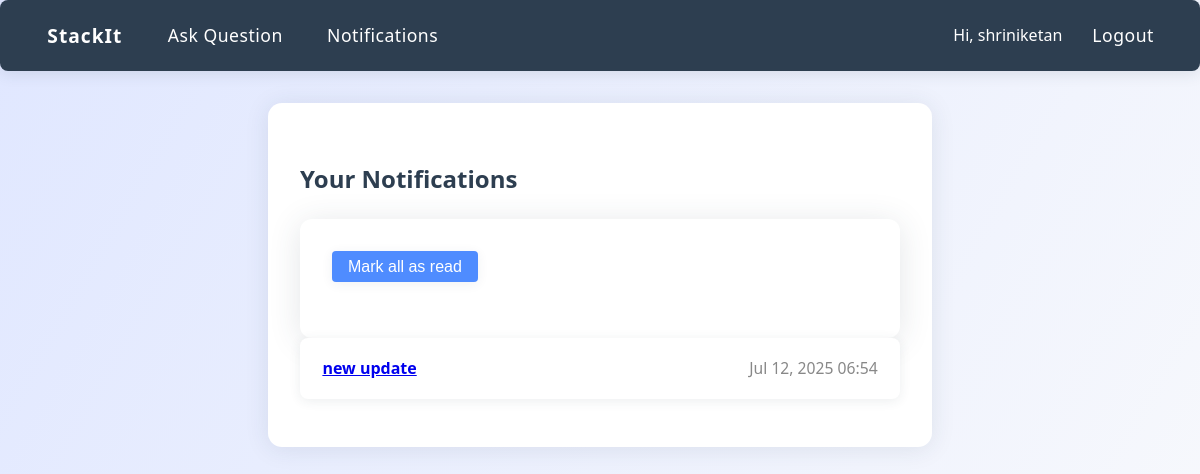
Screenshot of /notifications (signed in) with the database file from the repository.
### app/models.py (models this page shows)
class User(UserMixin, db.Model):
    id = db.Column(db.Integer, primary_key=True)
    username = db.Column(db.String(150), unique=True, nullable=False)
    email = db.Column(db.String(120), unique=True, nullable=False)
    password = db.Column(db.String(200), nullable=False)
    is_banned = db.Column(db.Boolean, default=False)
    bio = db.Column(db.Text, default='')
    avatar_url = db.Column(db.String(255), default='')
    reputation = db.Column(db.Integer, default=0)
    roles = db.relationship('Role', secondary=user_roles, backref=db.backref('users', lazy='dynamic'))
    questions = db.relationship('Question', backref='author', lazy=True)
    answers = db.relationship('Answer', backref='author', lazy=True)
    notifications = db.relationship('Notification', backref='user', lazy=True)

class Notification(db.Model):
    id = db.Column(db.Integer, primary_key=True)
    message = db.Column(db.String(255), nullable=False)
    is_read = db.Column(db.Boolean, default=False)
    user_id = db.Column(db.Integer, db.ForeignKey('user.id'))
    created_at = db.Column(db.DateTime, default=datetime.utcnow)
    type = db.Column(db.String(50))  # e.g., 'answer', 'comment', 'mention'
    url = db.Column(db.String(255))  # link to relevant question/answer
    related_id = db.Column(db.Integer)  # optional: id of related object

### app/routes.py (the view)
@main.route('/notifications')
@login_required
def notifications():
    notifications = Notification.query.filter_by(user_id=current_user.id).order_by(Notification.created_at.desc()).all()
    return render_template('notifications.html', notifications=notifications)

### app/routes.py (called while the page is built)
@login_manager.user_loader
def load_user(user_id):
    return User.query.get(int(user_id))

### templates/notifications.html (shortened to what this page needs)
<!DOCTYPE html>
<html lang="en">
<head>
    <link rel="stylesheet" href="/static/style.css">
</head>
<body style="background: linear-gradient(120deg, #e0e7ff 0%, #f9fafc 100%); min-height: 100vh;">
    <nav style="display: flex; align-items: center; gap: 1em; background: #2d3e50; padding: 1em 2em; border-radius: 8px; margin-bottom: 2em;">
        <a href="/" style="color: #fff; font-weight: bold; font-size: 1.2em; letter-spacing: 1px; text-decoration: none;">StackIt</a>
        <a href="/ask" style="color: #fff; text-decoration: none;">Ask Question</a>
        <a href="/notifications" style="color: #fff; text-decoration: none;">Notifications</a>
        {% if current_user.is_authenticated %}
            <span style="color: #fff;">Hi, {{ current_user.username }}</span>
            <a href="/logout" style="color: #fff; text-decoration: none;">Logout</a>
        {% else %}
            <a href="/login" style="color: #fff; text-decoration: none;">Login</a>
            <a href="/register" style="color: #fff; text-decoration: none;">Register</a>
        {% endif %}
    </nav>
    <div class="notification-list">
        <h2>Your Notifications</h2>
        <form action="/notifications/mark_read" method="post">
            <button type="submit" class="mark-read-btn">Mark all as read</button>
        </form>
        {% if notifications %}
            {% for notif in notifications %}
            <div class="notification-item{% if not notif.is_read %} notification-unread{% endif %}">
                <a href="{{ notif.url }}"><strong>{{ notif.message }}</strong></a>
                <span class="notification-time">{{ notif.created_at.strftime('%b %d, %Y %H:%M') }}</span>
            </div>
            {% endfor %}
        {% else %}
            <div>No notifications yet.</div>
        {% endif %}
    </div>
</body>
</html>

### static/style.css (style rules this page uses)
body { font-family: 'Segoe UI', Arial, sans-serif; margin: 0; background: linear-gradient(120deg, #e0e7ff 0%, #f9fafc 100%); min-height: 100vh; }
nav, .navbar { display: flex; align-items: center; gap: 1em; background: #2d3e50; padding: 1em 2em; border-radius: 12px; margin-bottom: 2em; box-shadow: 0 2px 16px rgba(44,62,80,0.13); }
nav a, .navbar a { color: #fff; font-weight: 500; font-size: 1.1em; letter-spacing: 0.5px; text-decoration: none; padding: 0.3em 0.8em; border-radius: 6px; transition: background 0.18s; }
h1, h2, h3 { color: #2d3e50; font-family: 'Segoe UI', Arial, sans-serif; font-weight: 700; }
h2 { font-size: 1.5em; margin-bottom: 1em; }
li, .card, .question-card, .answer-card, .notification-item { margin-bottom: 0.8em; background: #fff; border-radius: 10px; padding: 1em 1.3em; box-shadow: 0 2px 12px rgba(44,62,80,0.08); transition: box-shadow 0.18s; }
form { margin-top: 1.5em; background: #fff; padding: 2em; border-radius: 12px; box-shadow: 0 4px 32px rgba(44,62,80,0.13); max-width: 600px; }
button, .btn, .ask-btn, .mark-read-btn { background: linear-gradient(90deg, #4f8cff 0%, #2d3e50 100%); color: #fff; border: none; padding: 0.9em 1.7em; border-radius: 7px; cursor: pointer; font-size: 1.1em; font-weight: 600; box-shadow: 0 2px 12px rgba(44,62,80,0.07); transition: background 0.2s, box-shadow 0.2s; }
.notification-item, .notification-unread { background: #eaf6ff; border-left: 4px solid #4f8cff; margin-bottom: 1em; padding: 1.2em 1.4em; display: flex; align-items: center; transition: background 0.18s; }
.notification-item { background: #fff; border-left: none; }
.notification-time { color: #888; font-size: 0.98em; margin-left: auto; }
.mark-read-btn { background: #4f8cff; color: #fff; border: none; border-radius: 6px; padding: 0.4em 1em; cursor: pointer; margin-bottom: 1.5em; font-size: 1em; font-weight: 500; }
.profile-container, .admin-section, .notification-list { background: #fff; border-radius: 14px; box-shadow: 0 2px 24px rgba(44,62,80,0.10); padding: 2.5em 2em 2em 2em; max-width: 900px; margin: 3em auto 2em auto; }

### templates/notifications.html (style rules this page uses)
.notification-list { max-width: 600px; margin: 2em auto; }
.notification-item { background: #fff; border-radius: 8px; margin-bottom: 1em; padding: 1.2em 1.4em; box-shadow: 0 2px 12px rgba(44,62,80,0.09); display: flex; align-items: center; }
.notification-time { color: #888; font-size: 0.98em; margin-left: auto; }
.mark-read-btn { background: #4f8cff; color: #fff; border: none; border-radius: 4px; padding: 0.4em 1em; cursor: pointer; margin-bottom: 1.5em; }

### rows the page displays
User: username "shriniketan"
Notification: message "new update", created_at "Jul 12, 2025 06:54"
